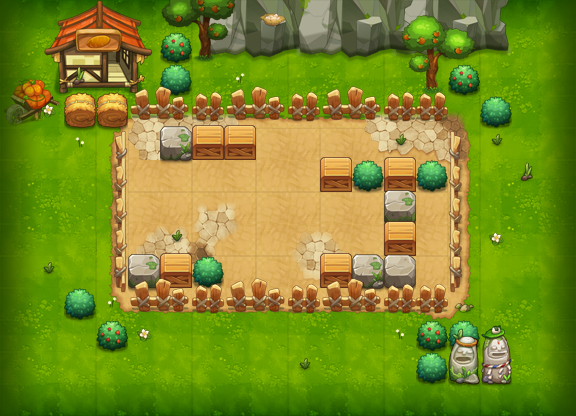

The image is a tile-based game level rendered from a .tmx file. Its description and source (layers, tilesets, objects; grid data summarised) follow:
An orthogonal 18x13 tile map with 32x32 px tiles, 14 tile layers (PASS, 块层 2, 块层 14, 块层 13, ...) and 2 objects (PLAYER, tqm2).

<map version="1.0" orientation="orthogonal" width="18" height="13" tilewidth="32" tileheight="32">
 <properties>
  <property name="DESTRY1" value="149" />
  <property name="DESTRY2" value="224" />
  <property name="DESTRY3" value="144" />
  <property name="DESTRY4" value="177" />
  <property name="DESTRY5" value="141" />
  <property name="DESTRY6" value="170" />
  <property name="DESTRY7" value="173" />
  <property name="DESTRY_COUNT" value="7" />
  <property name="EXP" value="50" />
  <property name="ITEM" value="D001" />
  <property name="MONEY" value="75" />
 </properties>
 <tileset firstgid="1" name="xzdxc" tilewidth="32" tileheight="32">
  <image source="xzdxc.png" width="500" height="1024" />
 </tileset>
 <layer name="PASS" width="18" height="13">
  <data>[234 cells, 199 non-empty, 41 distinct tile ids]</data>
 </layer>
 <layer name="块层 2" width="18" height="13">
  <data>[234 cells, 84 non-empty, 24 distinct tile ids]</data>
 </layer>
 <layer name="块层 14" width="18" height="13">
  <data>[234 cells, 0 non-empty, 0 distinct tile ids]</data>
 </layer>
 <layer name="块层 13" width="18" height="13">
  <data>[234 cells, 46 non-empty, 42 distinct tile ids]</data>
 </layer>
 <layer name="块层 4" width="18" height="13">
  <data>[234 cells, 42 non-empty, 25 distinct tile ids]</data>
 </layer>
 <layer name="块层 14" width="18" height="13">
  <data>[234 cells, 27 non-empty, 20 distinct tile ids]</data>
 </layer>
 <layer name="块层 3" width="18" height="13">
  <data>[234 cells, 75 non-empty, 36 distinct tile ids]</data>
 </layer>
 <layer name="块层 5" width="18" height="13">
  <data>[234 cells, 67 non-empty, 7 distinct tile ids]</data>
 </layer>
 <layer name="SHELTER 8" width="18" height="13">
  <data>[234 cells, 10 non-empty, 3 distinct tile ids]</data>
 </layer>
 <layer name="SHELTER 7" width="18" height="13">
  <data>[234 cells, 7 non-empty, 5 distinct tile ids]</data>
 </layer>
 <layer name="SHELTER 6" width="18" height="13">
  <data>[234 cells, 1 non-empty, 1 distinct tile ids]</data>
 </layer>
 <layer name="SHELTER 5" width="18" height="13">
  <data>[234 cells, 1 non-empty, 1 distinct tile ids]</data>
 </layer>
 <layer name="SHELTER 4" width="18" height="13">
  <data>[234 cells, 2 non-empty, 1 distinct tile ids]</data>
 </layer>
 <layer name="SHELTER 3" width="18" height="13">
  <data>[234 cells, 3 non-empty, 2 distinct tile ids]</data>
 </layer>
 <objectgroup name="对象层 1" width="18" height="13">
  <object name="PLAYER" type="PLAYER" x="160" y="192" width="32" height="32" />
  <object name="tqm2" x="416" y="256" width="32" height="32">
   <properties>
    <property name="quality" value="tqm2.quality" />
   </properties>
  </object>
 </objectgroup>
</map>
